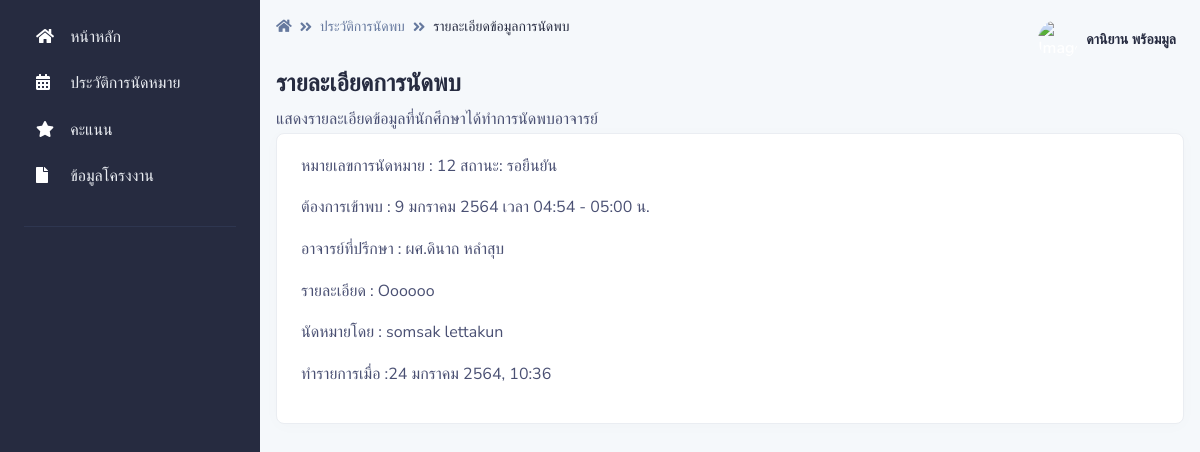
The app's page /pages/appoint_history/show.php?ID=12 (signed in), older data.
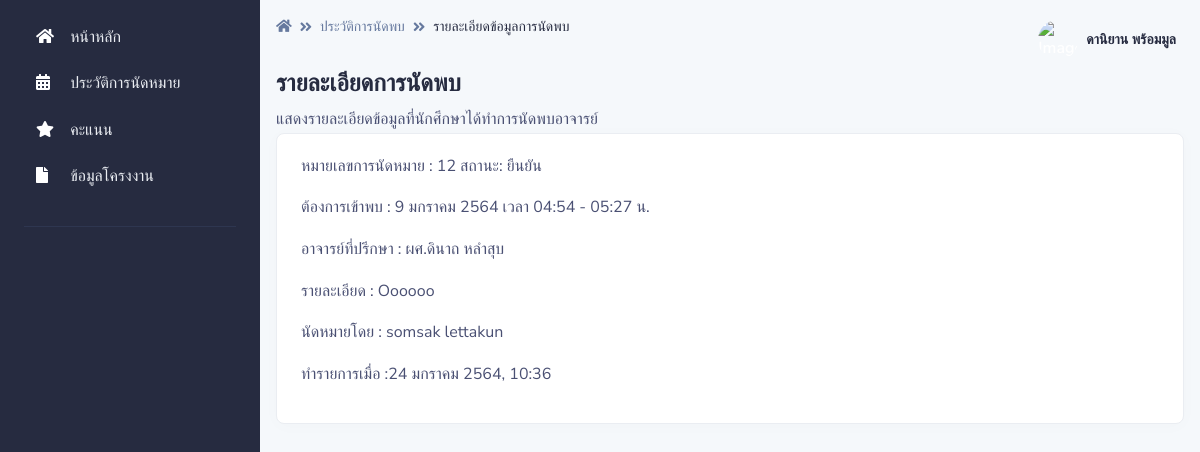
The same page, newer data.
### tables this page shows
CREATE TABLE `appoint` (
  `appoint_id` int(255) NOT NULL,
  `project_id` int(15) NOT NULL,
  `appoint_date_start` datetime NOT NULL,
  `appoint_date_end` datetime NOT NULL,
  `apooint_minute` int(3) NOT NULL,
  `appoint_comment` varchar(255) NOT NULL,
  `teacher_id` int(15) NOT NULL,
  `appoint_status` int(2) NOT NULL,
  `recorder` int(15) NOT NULL,
  `appoint_recorder` datetime NOT NULL DEFAULT current_timestamp()
);

CREATE TABLE `appoint_status` (
  `appoint_status_id` int(2) NOT NULL,
  `appoint_status_name` varchar(255) NOT NULL,
  `appoint_status_class` varchar(255) NOT NULL,
  `color_calendar` varchar(255) NOT NULL
);

CREATE TABLE `teacher` (
  `teacher_id` int(10) NOT NULL,
  `teacher_name` varchar(255) NOT NULL,
  `teacher_email` varchar(255) NOT NULL,
  `teacher_password` varchar(255) NOT NULL,
  `teacher_photo` varchar(255) NOT NULL,
  `teacher_type` int(1) NOT NULL DEFAULT 2
);

CREATE TABLE `student` (
  `student_id` int(15) NOT NULL,
  `student_name` varchar(255) NOT NULL,
  `student_major` int(2) NOT NULL,
  `student_phone` varchar(15) NOT NULL,
  `student_email` varchar(255) NOT NULL,
  `student_password` varchar(255) NOT NULL,
  `student_photo` varchar(255) NOT NULL,
  `student_project` int(15) NOT NULL,
  `student_type` varchar(1) NOT NULL DEFAULT 'A'
);

### pages/dateth.php (called while the page is built, shortened)
<?php
	function DateTimeThai($strDateTime)
	{
		$strYear = date("Y",strtotime($strDateTime))+543;
		$strMonth= date("n",strtotime($strDateTime));
		$strDay= date("j",strtotime($strDateTime));
		$strHour= date("H",strtotime($strDateTime));
		$strMinute= date("i",strtotime($strDateTime));
		$strMonthCut = Array("","มกราคม","กุมภาพันธ์","มีนาคม","เมษายน","พฤษภาคม","มิถุนายน","กรกฎาคม","สิงหาคม","กันยายน","ตุลาคม","พฤศจิกายน","ธันวาคม");
		$strMonthThai=$strMonthCut[$strMonth];
		return "$strDay $strMonthThai $strYear, $strHour:$strMinute";
	}
    function DateThai($strDate)
	{
		$strYear = date("Y",strtotime($strDate))+543;
		$strMonth= date("n",strtotime($strDate));
		$strDay= date("j",strtotime($strDate));
		$strMonthCut = Array("","มกราคม","กุมภาพันธ์","มีนาคม","เมษายน","พฤษภาคม","มิถุนายน","กรกฎาคม","สิงหาคม","กันยายน","ตุลาคม","พฤศจิกายน","ธันวาคม");
		$strMonthThai=$strMonthCut[$strMonth];
		return "$strDay $strMonthThai $strYear";
	}
	function HourMinute($strDatetoHourMinute)
	{
		$strHour= date("H",strtotime($strDatetoHourMinute));
		$strMinute= date("i",strtotime($strDatetoHourMinute));
		return "$strHour:$strMinute";
	}
	function HourMinute1($strDatetoHourMinute1)
	{
		$strHour= date("H",strtotime($strDatetoHourMinute1));
		$strMinute= date("i",strtotime($strDatetoHourMinute1));
		return "$strHour:$strMinute";
    }
?>

### pages/appoint_history/show.php (the view, shortened to what the changed rows need)
<?php
if (!$_SESSION["UserID"]){
	  Header("Location: ../../login.php");
}else{?>
<?php include '../../conn.php';?>
<!DOCTYPE html>
<html lang="en">
<head>
    <link type="text/css" href="../../vendor/@fortawesome/fontawesome-free/css/all.min.css" rel="stylesheet">
    <link type="text/css" href="../../vendor/notyf/notyf.min.css" rel="stylesheet">
    <link type="text/css" href="../../css/volt.css" rel="stylesheet">
    <?php include '../dateth.php';?>
</head>
<body>
    <main class="content">
        <div class="py-0">
            <div class="d-flex justify-content-between w-100 flex-wrap">
                <div class="mb-3 mb-lg-0">
                    <h1 class="h4">รายละเอียดการนัดพบ</h1>
                </div>
            </div>
        </div>
        <div class="card border-light shadow-sm mb-4">
            <div class="card-body">
            <?php
            $appoint_id = $_REQUEST["ID"];
					$sql = "SELECT
                    appoint.appoint_id,
                    appoint.project_id,
                    project.project_name,
                    appoint.appoint_date_start,
                    appoint.appoint_date_end,
                    appoint.appoint_comment,
                    appoint.teacher_id,
                    teacher.teacher_name,
                    appoint.appoint_status,
                    appoint_status.appoint_status_name,
                    appoint.recorder,
                    student.student_name,
                    appoint.appoint_recorder
                    FROM
                    appoint
                    INNER JOIN project ON appoint.project_id = project.project_id
                    INNER JOIN teacher ON appoint.teacher_id = teacher.teacher_id
                    INNER JOIN appoint_status ON appoint.appoint_status = appoint_status.appoint_status_id
                    INNER JOIN student ON student.student_project = project.project_id AND appoint.recorder = student.student_id
                    WHERE
                    appoint.appoint_id ='$appoint_id'";
					$result = $con->query($sql);
					if ($result->num_rows > 0) {
						while($row = $result->fetch_assoc()) {
                            $strDate = $row["appoint_date_start"];
                            $strDatetoHourMinute = $row["appoint_date_start"];
                            $strDatetoHourMinute1 = $row["appoint_date_end"];
                            $strDateTime = $row["appoint_recorder"];
                            echo '<p> หมายเลขการนัดหมาย : ' . $row["appoint_id"].'    สถานะ: ' . $row["appoint_status_name"].'
           <p>ต้องการเข้าพบ : '.DateThai($strDate).'   เวลา '. HourMinute($strDatetoHourMinute).'  - '. HourMinute1($strDatetoHourMinute1).' น.
           <p> อาจารย์ที่ปรึกษา : ' . $row["teacher_name"].'
           <p> รายละเอียด : ' . $row["appoint_comment"].'
           <p> นัดหมายโดย : ' . $row["student_name"].'
           <p> ทำรายการเมื่อ :'.DateTimeThai($strDateTime).' ';
}
}
?>
            </div>
        </div>
    </main>
</body>
</html>
<?php }?>

Row changes from the older to the newer data that the page shows:
changed appoint "9 มกราคม 2564": appoint_status.appoint_status_name "รอยืนยัน" → "ยืนยัน"; appoint_date_end "05:00" → "05:27"
